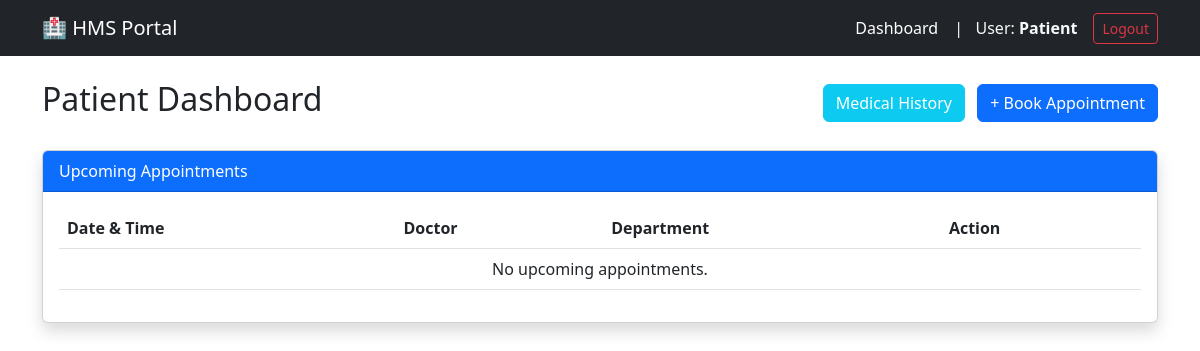
/patient/dashboard (signed in), run on an earlier commit of the app's database.
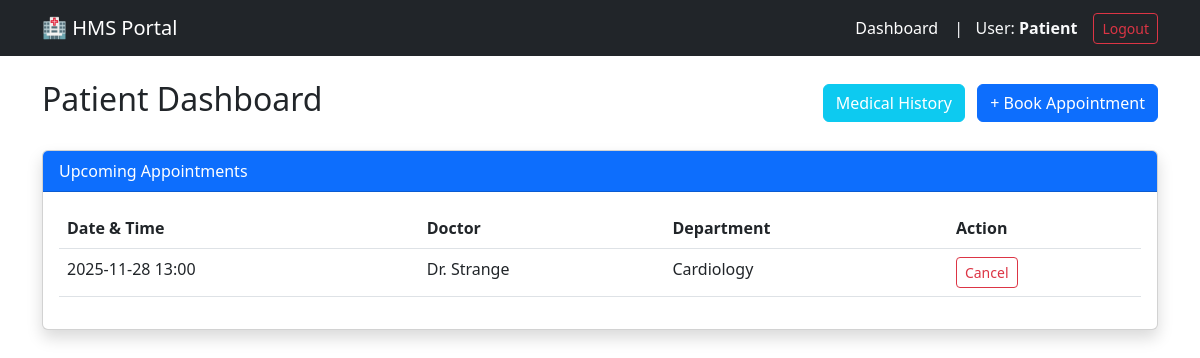
And on a later commit of the database.
### hms_app/models.py (models this page shows, shortened)
class Appointment(db.Model):
    id = db.Column(db.Integer, primary_key=True)
    patient_id = db.Column(db.Integer, db.ForeignKey('patient.id'), nullable=False)
    doctor_id = db.Column(db.Integer, db.ForeignKey('doctor.id'), nullable=False)
    appointment_time = db.Column(db.DateTime, nullable=False, default=datetime.utcnow)
    status = db.Column(db.String(20), default='Booked')
    treatment = db.relationship('Treatment', backref='appointment', uselist=False, lazy=True)

class Doctor(UserMixin, db.Model):
    id = db.Column(db.Integer, primary_key=True)
    name = db.Column(db.String(100), nullable=False)
    email = db.Column(db.String(120), unique=True, nullable=False)
    password_hash = db.Column(db.String(128))
    department_id = db.Column(db.Integer, db.ForeignKey('department.id'), nullable=False)
    appointments = db.relationship('Appointment', backref='doctor', lazy=True)

class Department(db.Model):
    id = db.Column(db.Integer, primary_key=True)
    name = db.Column(db.String(50), unique=True, nullable=False)
    doctors = db.relationship('Doctor', backref='department', lazy=True)

### hms_app/patient/routes.py (the view)
@patient.route('/dashboard')
@login_required
@patient_required
def dashboard():
    upcoming = Appointment.query.filter_by(patient_id=current_user.id, status='Booked')\
        .order_by(Appointment.appointment_time.asc()).all()
    return render_template('patient/dashboard.html', upcoming=upcoming, title="Patient Dashboard")

### hms_app/models.py (called while the page is built)
@login_manager.user_loader
def load_user(user_id):
    role = session.get('role')
    if role == 'admin': return Admin.query.get(int(user_id))
    elif role == 'doctor': return Doctor.query.get(int(user_id))
    elif role == 'patient': return Patient.query.get(int(user_id))
    admin = Admin.query.get(int(user_id))
    if admin: return admin
    doctor = Doctor.query.get(int(user_id))
    if doctor: return doctor
    return Patient.query.get(int(user_id))

    @property
    def role(self): return "patient"

### hms_app/templates/patient/dashboard.html
{% extends "base.html" %}
{% block content %}
<div class="d-flex justify-content-between align-items-center mb-4">
    <h2>Patient Dashboard</h2>
    <div>
        <a href="{{ url_for('patient.history') }}" class="btn btn-info text-white me-2">Medical History</a>
        <a href="{{ url_for('patient.book_appointment') }}" class="btn btn-primary">+ Book Appointment</a>
    </div>
</div>
<div class="card shadow">
    <div class="card-header bg-primary text-white">
        Upcoming Appointments
    </div>
    <div class="card-body">
        <table class="table table-hover">
            <thead>
                <tr>
                    <th>Date & Time</th>
                    <th>Doctor</th>
                    <th>Department</th>
                    <th>Action</th>
                </tr>
            </thead>
            <tbody>
                {% for app in upcoming %}
                <tr>
                    <td>{{ app.appointment_time.strftime('%Y-%m-%d %H:%M') }}</td>
                    <td>{{ app.doctor.name }}</td>
                    <td>{{ app.doctor.department.name }}</td>
                    <td>
                        <form action="{{ url_for('patient.cancel_appointment', id=app.id) }}" method="POST" onsubmit="return confirm('Are you sure?');">
                            <button type="submit" class="btn btn-sm btn-outline-danger">Cancel</button>
                        </form>
                    </td>
                </tr>
                {% else %}
                <tr><td colspan="4" class="text-center">No upcoming appointments.</td></tr>
                {% endfor %}
            </tbody>
        </table>
    </div>
</div>
{% endblock %}

### hms_app/templates/base.html (shortened to what this page needs)
<!doctype html>
<html lang="en">
  <head>
    <link href="https://cdn.jsdelivr.net/npm/bootstrap@5.3.0/dist/css/bootstrap.min.css" rel="stylesheet">
    <link rel="stylesheet" href="https://cdn.jsdelivr.net/npm/flatpickr/dist/flatpickr.min.css">
  </head>
  <body>
    <nav class="navbar navbar-expand-lg navbar-dark bg-dark mb-4">
        <div class="container">
          <a class="navbar-brand" href="{{ url_for('main.index') }}">🏥 HMS Portal</a>
          <div class="collapse navbar-collapse" id="navbarNav">
            <ul class="navbar-nav ms-auto align-items-center">
              {% if current_user.is_authenticated %}
                <li class="nav-item">
                    {% if current_user.role == 'admin' %}
                        <a class="nav-link active" href="{{ url_for('admin.dashboard') }}">Dashboard</a>
                    {% elif current_user.role == 'doctor' %}
                        <a class="nav-link active" href="{{ url_for('doctor.dashboard') }}">Dashboard</a>
                    {% elif current_user.role == 'patient' %}
                        <a class="nav-link active" href="{{ url_for('patient.dashboard') }}">Dashboard</a>
                    {% endif %}
                </li>
                <li class="nav-item">
                    <span class="nav-link text-light disabled">
                        | &nbsp; User: <strong>{{ current_user.role|capitalize }}</strong>
                    </span>
                </li>
                <li class="nav-item ms-2">
                  <a class="btn btn-sm btn-outline-danger" href="{{ url_for('auth.logout') }}">Logout</a>
                </li>
              {% endif %}
            </ul>
          </div>
        </div>
    </nav>
    <main class="container">
        {% block content %}{% endblock %}
    </main>
  </body>
</html>

What changed in the data, as far as the page shows it:
added Appointment: appointment_time "2025-11-28 13:00", doctor.name "Dr. Strange", doctor.department.name "Cardiology"
Also different on the page:
text no longer shown: "No upcoming appointments."
